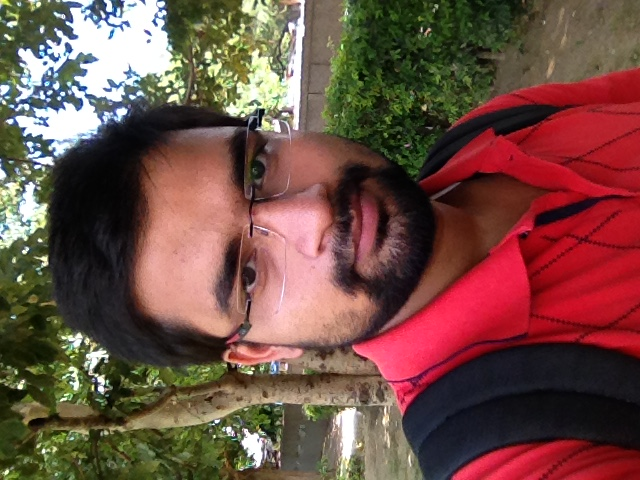
#> input picture Rohit.JPG, 640 x 480 px, found by its file name
$ python Pillow.py
#> lines starting #> are read from the running program, lines starting #| are printed output that depends on the picture
from PIL import Image

rohit = Image.open("Rohit.jpg")
#> rohit is the input picture: PIL image 640x480 RGB; mean R, G, B 113.1, 77.7, 68.7
rohit1 = Image.open("alien2.png")
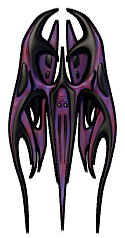
#> input picture alien2.png, 125 x 238 px
#> rohit1 is the input picture: PIL image 125x238 RGBA; mean R, G, B, A 19.8, 13.3, 19.4, 116.2

r1, g1, b1 = rohit.split()
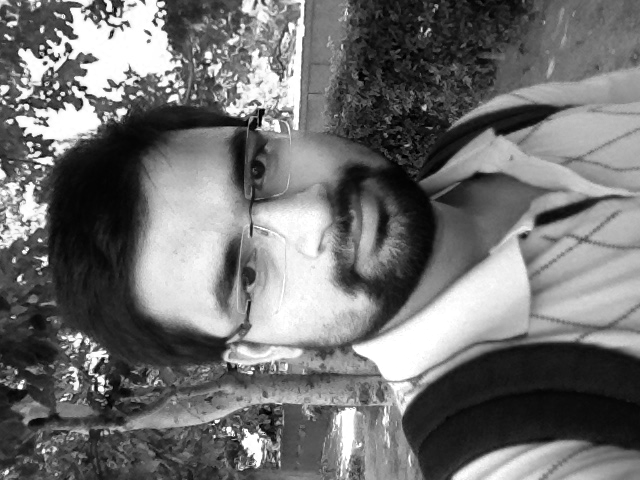
#> r1: PIL image 640x480 L; min 0, max 255, mean 113.1
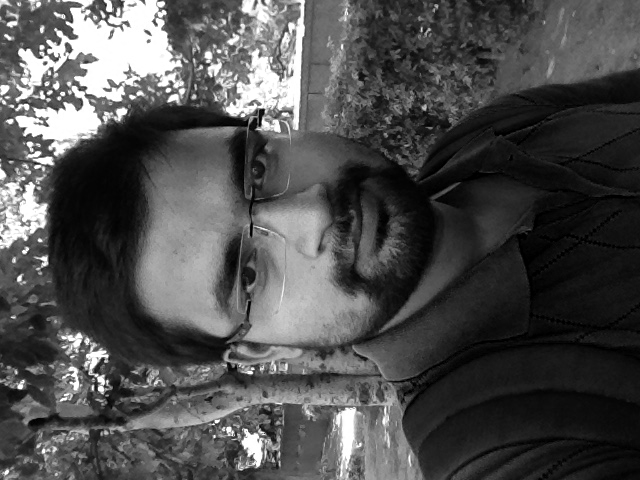
#> g1: PIL image 640x480 L; min 0, max 255, mean 77.7
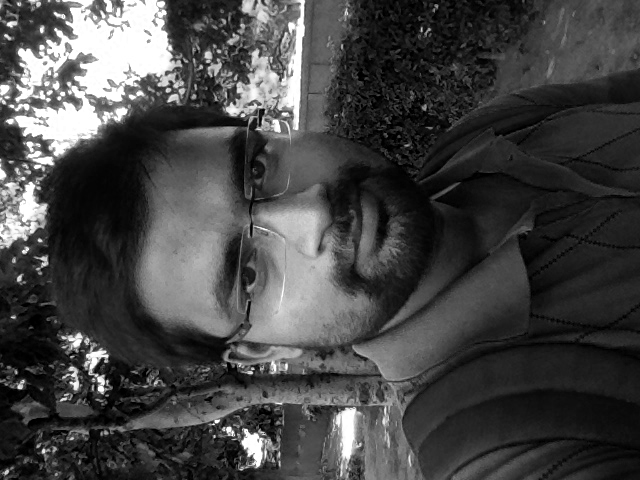
#> b1: PIL image 640x480 L; min 0, max 255, mean 68.7
#> (the run stopped early here; a loop or call above may not have finished)
